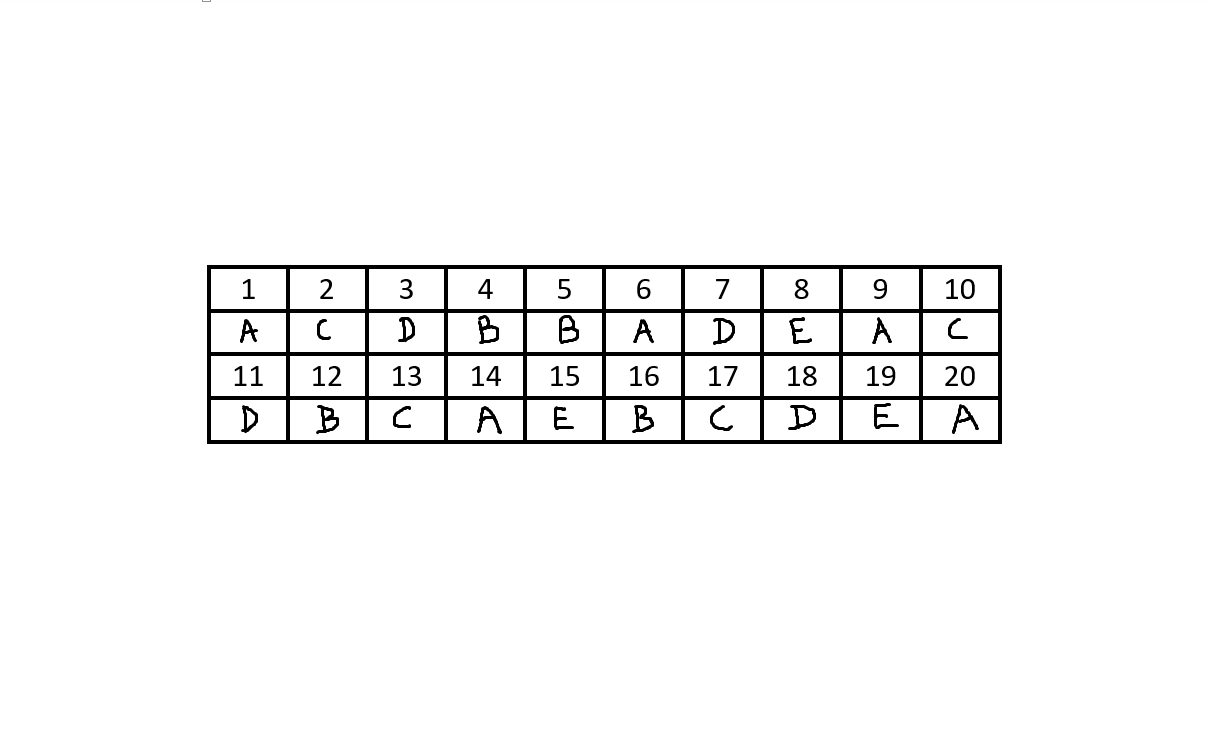
#> input picture 14. Using OpenCV to evaluate mcqs/Image_Samples/1.png, 1208 x 736 px
$ jupyter execute --allow-errors '1. Using OpenCv to find MCQs answer table contours.ipynb'   (shell and % lines are left out)
#> lines starting #> are read from the running program, lines starting #| are printed output that depends on the picture; after the words box and inside, x2 and y2 are one past the last pixel; in counts of white or black regions, pixels touching at a corner belong together
# Imports

[cell 1]
import cv2
import numpy as np
import pandas as pd
import matplotlib.pyplot as plt

import tensorflow as tf
from tensorflow.compat.v1.saved_model import load, tag_constants

from PIL import Image

# Constants

[cell 2]
SAMPLE_IMAGE = 'Image_Samples/1.png'

# Helper Functions

[cell 3]
def get_all_childs_of_parent(parent, hierarchy):
    '''
    This function will return all the child of that contour
    Parameters:
    parent : Int value
    hierarchy: contours hierarchy
    '''
    # Initialize
    hier_len = hierarchy.shape[1] #Total contours
    child_contours = {} #Empty Dict

    for x in range(hier_len):
        # To loop through whole hierarchy
        next_contour, pre_contour, first_child, parent_contour = hierarchy[0][x]

        # If desired parent found, so append it all childs
        if parent == parent_contour:
            child_contours[x] = hierarchy[0][x]

    # return all the found contours
    return child_contours

def sort_contours(contours, method="left-to-right"):
    '''
    This function will sort contours
    Parameters:
    contours: All contours
    method: String
    '''
    # Initialize the reverse flag and sort index
    reverse = False
    i=0

    # Handle if we need to sort in reverse
    if method == "right-to-left" or method == "bottom-to-top":
        reverse = True

    # Handle if we need are sorting against the y-cord rather than
    # the x-cord of the bounding box
    if method == "top-to-bottom" or method == "bottom-to-top":
        i = 1

    # construct the list of bounding boxes and sort them from from top
    # to bottom
    boundingBoxes = [cv2.boundingRect(c) for c in contours]
    (contours, boundingBoxes) = zip(*sorted(zip(contours,boundingBoxes),key=lambda b:b[1][i], reverse=reverse))

    # return the list of sorted contours and bounding boxes
    return (contours, boundingBoxes)


def extract_desired_contours(contours_dict, contours):
    '''
    This function will extract only desired contours
    Parameters:
    contours_dict : Desired contours as Dict
    contours: All contours
    '''
    desired_contours = []

    for i in range(len(contours)):
        for key,value in contours_dict.items():
            next_contour, pre_contour, first_child, parent = value
            if i == first_child:
                desired_contours.append(contours[i])

    return desired_contours


def draw_rectangle_on_img_contours_and_croppping_them(contours, image, arr_contours):
    '''
    This function will draw rectangles on image
    Parameters:
    contours : array
    image: image
    arr_contours: array in which cropped contours to be saved
    '''
    total_contours = len(contours)
    rect_color = (255,0,0)
    rect_stroke_width = 2

    new_img = image.copy()

    for i in range(total_contours):
        cnt = contours[i]
        x,y,w,h = cv2.boundingRect(cnt)
        image = cv2.rectangle(image, (x,y), (x+w,y+h), rect_color, rect_stroke_width)

        # Step 5: Cropping individual contours and saving them in array
        cropping_rectangles_and_saving_them(x,y,x+w,y+h,new_img,i,arr_contours)

    # To visualize all contours on image
    #plt.imshow(image)
    #plt.show()


def cropping_rectangles_and_saving_them(left,upper,right,lower, image_name, cropped_image_name, arr_contours):
    '''
    This function will crop all the bounding rectangles from an image
    Parameters:
    left=x,upper=y,right=x+w,lower=y+h
    image_name: original image
    cropped_image_name: individual cropped images name
    '''
    # Opens image using PIL
    im = Image.fromarray(image_name)

    # Crop image from original image
    box = (left,upper,right,lower)
    cropped_image = im.crop(box)

    # Appending cropped contours
    arr_contours.append(cropped_image)


def resizing_cropped_img_to_20_by_20(arr_cropped_images):
    '''
    This function will resize all the cropped images to 20x20
    Parameters:
    arr_cropped_images: arr containing all cropped numbers
    '''
    new_Arr = []

    for i in range(len(arr_cropped_images)):
        # Step:6 Resize img to 20 by 20
        new_Arr.append(arr_cropped_images[i].resize((20,20)))

    return new_Arr


def add_borders_to_img(arr_20x20_imgs):
    '''
    This function will resize all the cropped images to 28x28
    Parameters:
    arr_20x20_imgs: arr containing all 20x20 images
    '''
    new_Arr = []

    for i in range(len(arr_20x20_imgs)):
        old_size = arr_20x20_imgs[i].size
        new_size = (28,28)

        img_28x28 = Image.new('RGB',new_size, color=(255,255,255))
        img_28x28.paste(arr_20x20_imgs[i],((new_size[0]-old_size[0])//2,(new_size[1]-old_size[1])//2))
        new_Arr.append(img_28x28)

    return new_Arr

# Image Processing

### 1. Converting Image to B&W

[cell 4]
# Read image using opencv
img = cv2.imread(SAMPLE_IMAGE)
#> img is the input picture: shape (736, 1208, 3); min 0, max 255, mean 246.4

# Display image using matplotlib
plt.imshow(img)
plt.show()
#cv2.destroyAllWindows()

[cell 5]
# convert the image to grayscale format
img_gray = cv2.cvtColor(img, cv2.COLOR_BGR2GRAY)

plt.imshow(img_gray)
plt.show()

[cell 6]
# apply binary thresholding
ret, thresh = cv2.threshold(img_gray, 150, 255, cv2.THRESH_BINARY)
#> thresh: shape (736, 1208); 96.6% white; 53 black regions (1 under 20 px)
#cv2.imwrite('image_thres1.jpg', thresh)

plt.imshow(thresh)
plt.show()

### 2. Find image contours

[cell 7]
# detect the contours on the binary image using cv2.CHAIN_APPROX_NONE
contours, hierarchy = cv2.findContours(image=thresh, mode=cv2.RETR_TREE, method=cv2.CHAIN_APPROX_NONE)
#> contours = 123 contours, 5 with area under 20; largest, box (x1, y1, x2, y2) and area: (0, 0, 1208, 736) 887126, (206, 264, 1003, 445) 143278, (843, 400, 919, 440) 2925, (843, 356, 919, 396) 2925, (843, 269, 919, 309) 2925

# draw contours on the original image
image_copy = img.copy()
#> (the rest of this cell did not finish here and is left out)

[cell 8]
len(contours)
#> Out = 123

### Contours Hierarchy

`RETR_TREE`: It retrieves all the contours and creates a fully family hierarchy. It even tells who is the grandpa, father, son and grandson and even beyond.

`Hierarchy`: Returns array [Next, Previous, First_Child, Parent]

[cell 9]
hierarchy.shape
#> Out = (1, 123, 4)

[cell 10]
hierarchy.shape[1]
#> Out = 123

[cell 11]
hier = hierarchy[0][1]

[cell 12]
next_contour, pre_contour, first_child, parent = hier #Extracting the desired contour hierarchy
#> next_contour = -1; pre_contour = 0; first_child = 2; parent = -1
print(f'Next Contour: {next_contour}')
#| Next Contour: -1
print(f'Previous Contour: {pre_contour}')
#| Previous Contour: 0
print(f'First Child: {first_child}')
#| First Child: 2
print(f'Parent Contour: {parent}')
#| Parent Contour: -1

[cell 13]
first_child #Extracting the desired contour from the hierarchy
#> Out = 2

[cell 14]
childs = get_all_childs_of_parent(2, hierarchy)
#> the loop in get_all_childs_of_parent, `for x in range(hier_len):` made 123 passes
#> (next_contour, pre_contour, first_child, parent_contour) on passes 1 to 12: (1, -1, -1, -1), (-1, 0, 2, -1), (-1, -1, 3, 1), (6, -1, 4, 2), (-1, -1, 5, 3), (-1, -1, -1, 4), (8, 3, 7, 2), (-1, -1, -1, 6), (11, 6, 9, 2), (-1, -1, 10, 8), (-1, -1, -1, 9), (13, 8, 12, 2)
#> after the loop in get_all_childs_of_parent, `for x in range(hier_len):`: child_contours = 40 items
#> childs = 40 items
childs

[cell 15]
len(childs)
#> Out = 40

### 3. Extracting only desired contours

[cell 16]
contours = extract_desired_contours(childs, contours)
#> the loop in extract_desired_contours, `for i in range(len(contours)):` made 123 passes
#> after the loop in extract_desired_contours, `for i in range(len(contours)):`: desired_contours = 40 contours; largest, box (x1, y1, x2, y2) and area: (558, 314, 580, 345) 504, (787, 404, 817, 431) 486, (477, 314, 500, 345) 470, (712, 317, 736, 346) 438, (315, 404, 340, 435) 432
#> contours has the same summary as desired_contours in extract_desired_contours
len(contours)
#> Out = 40

### 4. Drawing bounding box on a single contour

[cell 17]
cnt = contours[8]
#> cnt = contour of 93 points, box (x1, y1, x2, y2) (315, 404, 340, 435), area 432
image_new_copy_2 = img.copy()

x,y,w,h = cv2.boundingRect(cnt)
#> x = 315; y = 404; w = 25; h = 31

plt.figure(figsize=(20,10))
plt.imshow(cv2.rectangle(image_new_copy_2, (x,y), (x+w,y+h), (225,0,0), 1))
#> image_new_copy_2: shape (736, 1208, 3); 0.01% of pixels changed, all inside (x1, y1, x2, y2) = (315, 404, 341, 436)
plt.show()

[cell 18]
#cnts, boundingBoxes = sort_contours(contours, method="top-to-bottom")

### 5. Crop desired contours

[cell 19]
ARR_CROPPED_NR = []
draw_rectangle_on_img_contours_and_croppping_them(contours,thresh.copy(),ARR_CROPPED_NR)
#> in draw_rectangle_on_img_contours_and_croppping_them, `total_contours = len(contours)`: total_contours = 40
#> the loop in draw_rectangle_on_img_contours_and_croppping_them, `for i in range(total_contours):` made 40 passes
#> (x, y, w, h, box in cropping_rectangles_and_saving_them) on passes 1 to 12: (951, 403, 29, 32, (951, 403, 980, 435)), (873, 402, 27, 28, (873, 402, 900, 430)), (787, 404, 30, 27, (787, 404, 817, 431)), (709, 404, 25, 28, (709, 404, 734, 432)), (631, 404, 24, 30, (631, 404, 655, 434)), (553, 405, 22, 26, (553, 405, 575, 431)), (476, 405, 27, 30, (476, 405, 503, 435)), (392, 405, 20, 24, (392, 405, 412, 429)), (315, 404, 25, 31, (315, 404, 340, 435)), (240, 404, 19, 30, (240, 404, 259, 434)), (960, 365, 16, 22, (960, 365, 976, 387)), (881, 365, 15, 22, (881, 365, 896, 387))
#> pass 1, in cropping_rectangles_and_saving_them, `cropped_image = im.crop(box)`:
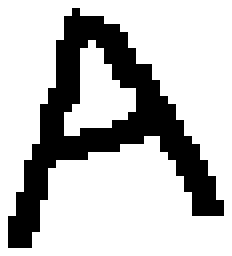
#> cropped_image: PIL image 29x32 L (shown 8 times larger); 74.6% white; 1 black region, box (x1, y1, x2, y2) and area: (1, 1, 28, 31) 236
#> pass 2, in cropping_rectangles_and_saving_them (call 2), `cropped_image = im.crop(box)`:
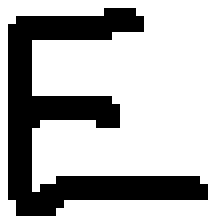
#> cropped_image: PIL image 27x28 L (shown 8 times larger); 71.2% white; 1 black region, box (x1, y1, x2, y2) and area: (1, 1, 26, 27) 218
#> after the loop in draw_rectangle_on_img_contours_and_croppping_them, `for i in range(total_contours):`:
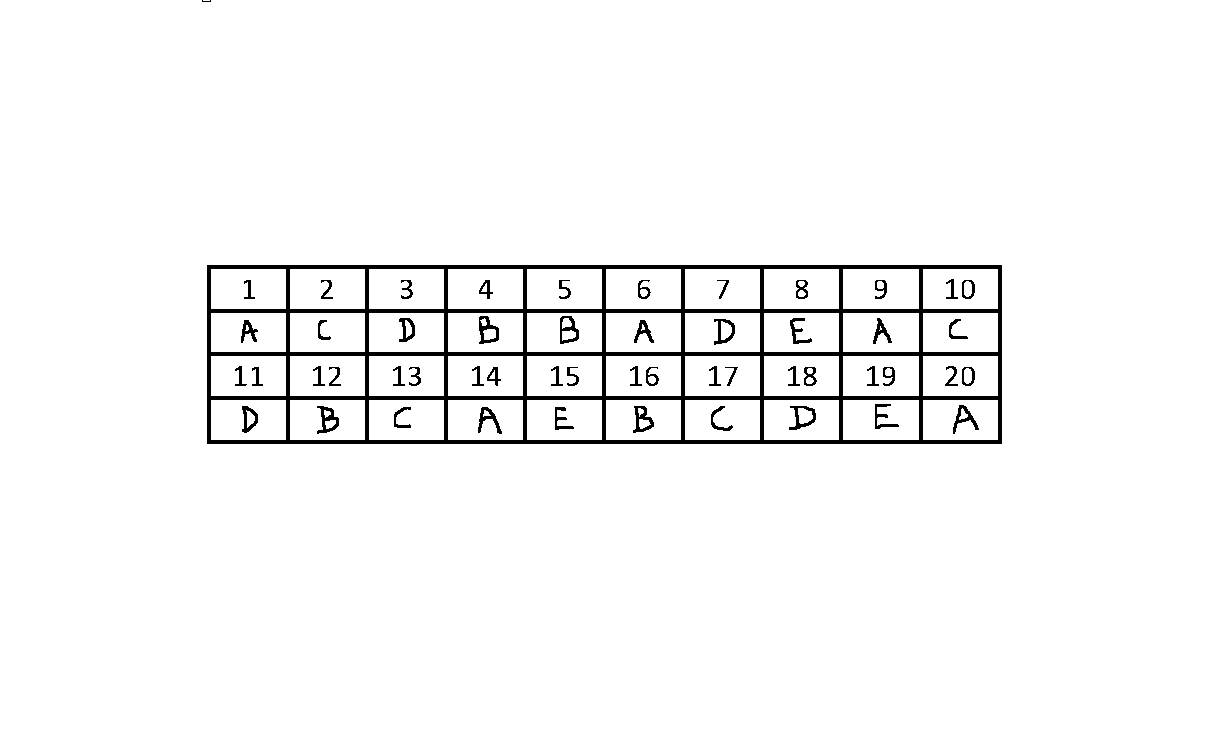
#> image: shape (736, 1208); 96.7% white; 53 black regions (1 under 20 px), largest, box (x1, y1, x2, y2) and area: (207, 265, 1002, 444) 22896, (317, 406, 339, 434) 270, (479, 316, 499, 344) 261

[cell 20]
len(ARR_CROPPED_NR)

[cell 21]
ARR_CROPPED_NR[29]
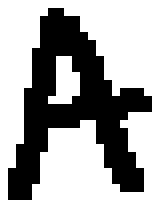
#> Out: PIL image 20x26 L (shown 8 times larger); 64.8% white; 1 black region, box (x1, y1, x2, y2) and area: (1, 1, 19, 25) 183

[cell 22]
type(ARR_CROPPED_NR[29])

### 6. Convert images to 20x20

[cell 23]
arr_img_20x20 = resizing_cropped_img_to_20_by_20(ARR_CROPPED_NR)

[cell 24]
arr_img_20x20[29]
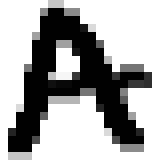
#> Out: PIL image 20x20 L (shown 8 times larger); min 0, max 255, mean 165.3

### 7. Convert 20x20 images to 28x28

[cell 25]
arr_img_28x28 = add_borders_to_img(arr_img_20x20)
#> after the loop in add_borders_to_img, `for i in range(len(arr_20x20_imgs)):`:
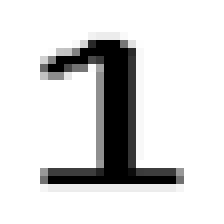
#> img_28x28: PIL image 28x28 RGB (shown 8 times larger); min 0, max 255, mean 217.2
#> after the loop in add_borders_to_img, `for i in range(len(arr_20x20_imgs)):`: new_Arr = 40 items
#> arr_img_28x28 = 40 items

[cell 26]
arr_img_28x28[29]
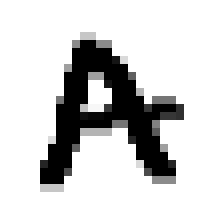
#> Out: PIL image 28x28 RGB (shown 8 times larger); min 0, max 255, mean 209.3

[cell 27]
arr_img_28x28.reverse()

[cell 28]
arr_img_28x28[0]

[cell 29]
arr_img_28x28[1]
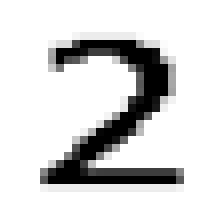
#> Out: PIL image 28x28 RGB (shown 8 times larger); min 0, max 255, mean 216

[cell 30]
arr_img_28x28[19]  #10-19, 30-39
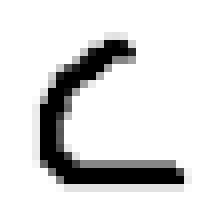
#> Out: PIL image 28x28 RGB (shown 8 times larger); min 0, max 255, mean 222.1

### 8. Convert 28x28 to Flat Array

[cell 31]
x_test = []

for i in range(len(arr_img_28x28)):
    if i in range(10,20,1): #10-19
        bw = arr_img_28x28[i].convert('L')
        img_array = np.invert(bw)
        test_img = img_array.ravel()
        x_test.append(test_img)
    elif i in range(30,40,1): #30-39
        bw = arr_img_28x28[i].convert('L')
        img_array = np.invert(bw)
        test_img = img_array.ravel()
        x_test.append(test_img)
#> this loop made 40 passes
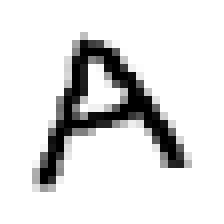
#> bw: PIL image 28x28 L (shown 8 times larger); min 0, max 255, mean 221.9
#> after the loop, x_test = 20 items
